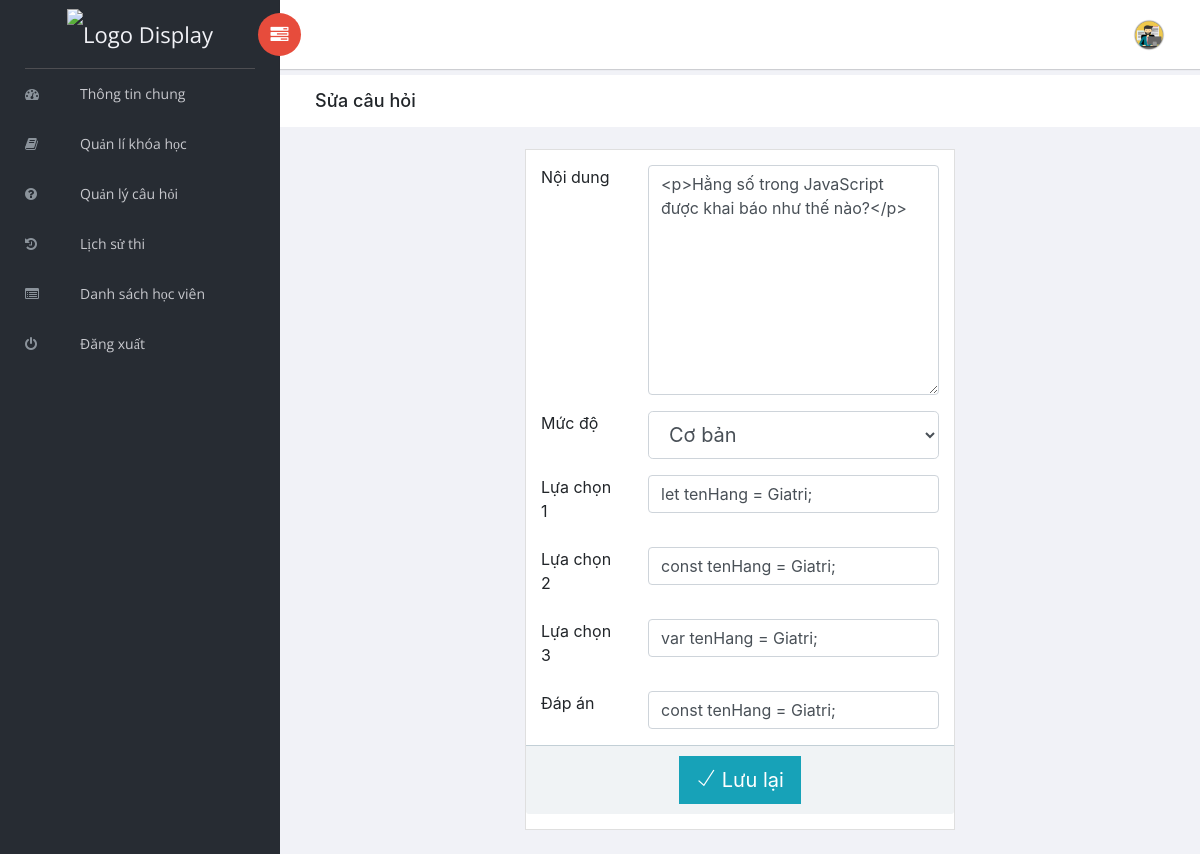
The app's page /admin/question-edit.php?question=8 (signed in) with its own data.
### tables this page shows
CREATE TABLE `cau_hoi` (
  `id` int(5) NOT NULL,
  `loai` varchar(50) NOT NULL,
  `noidung` longtext NOT NULL,
  `luachon` longtext DEFAULT NULL,
  `dapan` longtext NOT NULL,
  `mucdo` varchar(50) NOT NULL
);

### admin/config/connection.php (called while the page is built, shortened)
<?php
class Connection
{
    private $host = DATABASE_HOST;
    private $user = DATABASE_USERNAME;
    private $pass = DATABASE_PASSWORD;
    private $name = DATABASE_NAME;
    public $link;
    private function DBconnect()
    {
        $this->link = new mysqli($this->host, $this->user, $this->pass, $this->name)
            or
            die("Lỗi kết nối Cơ Sở Dữ Liệu: " . $this->link->connect_error);
    }
}

### admin/question-edit.php (the view, shortened to what this page needs)
<?php
if (isset($_GET['question'])) {
    include_once("./config/connection.php");
    $link = new Connection;
    $query = "SELECT * FROM cau_hoi where id ='$_GET[question]'";
    $question = mysqli_query($link->link, $query)->fetch_assoc();
}
?>
<!doctype html>
<html class="no-js" lang="en">
<head>
    <link rel="stylesheet" href="vendors/bootstrap/dist/css/bootstrap.min.css">
    <link rel="stylesheet" href="vendors/font-awesome/css/font-awesome.min.css">
    <link rel="stylesheet" href="vendors/themify-icons/css/themify-icons.css">
    <link rel="stylesheet" href="vendors/flag-icon-css/css/flag-icon.min.css">
    <link rel="stylesheet" href="vendors/selectFX/css/cs-skin-elastic.css">
    <link rel="stylesheet" href="assets/css/style.css">
    <link rel="stylesheet" href="assets/css/custome_style.css">
    <link href="https://cdn.jsdelivr.net/npm/froala-editor@latest/css/froala_editor.pkgd.min.css" rel="stylesheet" type="text/css" />
</head>
<body>
    <?php include_once("./layout/sidenav.php") ?>
    <div id="right-panel" class="right-panel">
        <?php include_once("./layout/header.php") ?>
        <div class="breadcrumbs">
            <div class="col-sm-4">
                <div class="page-header float-left">
                    <div class="page-title">
                        <h1>Sửa câu hỏi</h1>
                    </div>
                </div>
            </div>
        </div>
        <div class="content mt-3">
            <div class="animated fadeIn">
                <div class="row justify-content-center">
                    <div class="col-lg-6">
                        <div class="card">
                            <div class="card-body card-block">
                                <form x-data="{
                                    one: false,
                                    multi: false,
                                    fill: false,
                                }" method="post" class="form-horizontal">
                                    <div class="row form-group">
                                        <div class="col col-md-3"><label class=" form-control-label">Nội dung</label></div>
                                        <div class="col-12 col-md-9"><textarea id="example" name="content" required rows="9" placeholder="Nội dung câu hỏi..." class="form-control"><?php echo $question['noidung'] ?></textarea></div>
                                    </div>
                                    <div class="row form-group">
                                        <div class="col col-md-3"><label class=" form-control-label">Mức độ</label></div>
                                        <div class="col-12 col-md-9">
                                            <select name="level" class="form-control-lg form-control">
                                                <option <?php echo $question['mucdo'] == "coban" ? "selected" : "" ?> value="coban">Cơ bản</option>
                                            </select>
                                        </div>
                                    </div>
                                    <?php
                                    if ($question['loai'] == "fill") { ?>
                                        <div class="row form-group">
                                            <div class="col col-md-3"><label for="">Đáp án</label></div>
                                            <div class="col-12 col-md-9">
                                                <div class="input-group">
                                                    <input type="text" value="<?php echo $question['dapan'] ?>" name="dapan" required placeholder="Nhập đáp án" class="form-control">
                                                </div>
                                            </div>
                                        </div>
                                        <?php } elseif ($question['loai'] == "one") {
                                        $options = unserialize($question['luachon']);
                                        foreach ($options as $index => $option) { ?>
                                            <div class="row form-group">
                                                <div class="col col-md-3"><label for="">Lựa chọn <?php echo $index + 1 ?></label></div>
                                                <div class="col-12 col-md-9">
                                                    <div class="input-group">
                                                        <input type="text" value="<?php echo $option ?>" name="luachon[]" required placeholder="Nhập lựa chọn" class="form-control">
                                                    </div>
                                                </div>
                                            </div>
                                        <?php  } ?>
                                        <div class="row form-group">
                                            <div class="col col-md-3"><label for="">Đáp án</label></div>
                                            <div class="col-12 col-md-9">
                                                <div class="input-group">
                                                    <input type="text" value="<?php echo $question['dapan'] ?>" name="dapan" required placeholder="Nhập đáp án" class="form-control">
                                                </div>
                                            </div>
                                        </div>
                                        <?php } ?>
                                    <div class="card-footer row justify-content-center">
                                        <button type="submit" name="save" class="btn btn-lg btn-info">
                                            <i class="ti-check"></i> Lưu lại
                                        </button>
                                    </div>
                                </form>
                            </div>
                        </div>
                    </div>
                </div>
            </div>
        </div>
    </div>
</body>
</html>

### records on screen
cau_hoi: content "<p>Hằng số trong JavaScript được khai báo như thế nào?</p>", level "Cơ bản", luachon "let tenHang = Giatri;", luachon "const tenHang = Giatri;", luachon "var tenHang = Giatri;", dapan "const tenHang = Giatri;"
